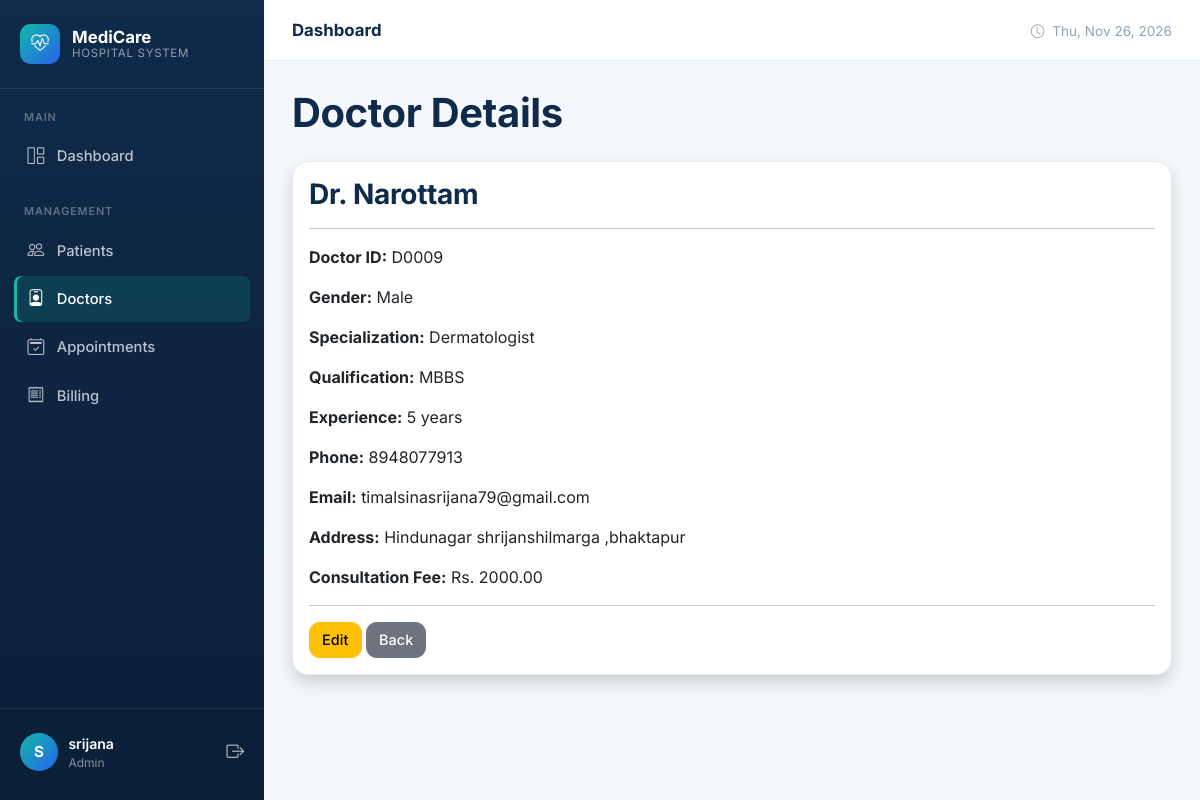
Page /doctors/9/ (signed in) on the committed database.
### hospital/models.py (models this page shows, shortened)
class Doctor(models.Model):
    SPECIALIZATION_CHOICES = [
        ('Cardiologist', 'Cardiologist'),
        ('Dermatologist', 'Dermatologist'),
        ('Neurologist', 'Neurologist'),
        ('Orthopedic', 'Orthopedic'),
        ('Pediatrician', 'Pediatrician'),
        ('Psychiatrist', 'Psychiatrist'),
        ('General Physician', 'General Physician'),
        ('Gynecologist', 'Gynecologist'),
        ('Dentist', 'Dentist'),
        ('Other', 'Other'),
    ]
    GENDER_CHOICES = [
        ('Male', 'Male'),
        ('Female', 'Female'),
        ('Other', 'Other'),
    ]
    user = models.OneToOneField(
        User,
        on_delete=models.CASCADE,
        null=True,
        blank=True,
        related_name='doctor_profile'
    )
    doctor_id = models.CharField(
        max_length=20,
        unique=True,
        blank=True
    )
    full_name = models.CharField(
        max_length=100
    )
    gender = models.CharField(
        max_length=10,
        choices=GENDER_CHOICES
    )
    specialization = models.CharField(
        max_length=50,
        choices=SPECIALIZATION_CHOICES
    )
    phone = models.CharField(
        max_length=15
    )
    email = models.EmailField(
        blank=True
    )
    address = models.TextField()
    qualification = models.CharField(
        max_length=100
    )
    experience = models.PositiveIntegerField()
    consultation_fee = models.DecimalField(
        max_digits=10,
        decimal_places=2,
        default=0,
        validators=[MinValueValidator(0)]
    )
    created_at = models.DateTimeField(
        auto_now_add=True
    )

### hospital/views.py (the view)
@login_required
def doctor_detail(request, id):
    doctor = get_object_or_404(Doctor, id=id)
    return render(
        request,
        'hospital/doctor_detail.html',
        {
            'doctor': doctor,
        }
    )

### hospital/templates/hospital/doctor_detail.html (shortened to what this page needs)
{% extends 'hospital/base.html' %}
{% block content %}
<h1 class="mb-4">Doctor Details</h1>
<div class="card shadow">
    <div class="card-body">
        <h3>Dr. {{ doctor.full_name }}</h3>
        <hr>
        <p>
            <strong>Doctor ID:</strong>
            {{ doctor.doctor_id }}
        </p>
        <p>
            <strong>Gender:</strong>
            {{ doctor.gender }}
        </p>
        <p>
            <strong>Specialization:</strong>
            {{ doctor.specialization }}
        </p>
        <p>
            <strong>Qualification:</strong>
            {{ doctor.qualification }}
        </p>
        <p>
            <strong>Experience:</strong>
            {{ doctor.experience }} years
        </p>
        <p>
            <strong>Phone:</strong>
            {{ doctor.phone }}
        </p>
        <p>
            <strong>Email:</strong>
            {{ doctor.email }}
        </p>
        <p>
            <strong>Address:</strong>
            {{ doctor.address }}
        </p>
        <p>
            <strong>Consultation Fee:</strong>
            Rs. {{ doctor.consultation_fee }}
        </p>
        <hr>
        <a
            href="{% url 'edit_doctor' doctor.id %}"
            class="btn btn-warning">
            Edit
        </a>
        <a
            href="{% url 'doctor_list' %}"
            class="btn btn-secondary">
            Back
        </a>
    </div>
</div>
{% endblock %}

### hospital/templates/hospital/base.html (shortened to what this page needs)
{% load static %}
<!DOCTYPE html>
<html lang="en">
<head>
    <link href="https://cdn.jsdelivr.net/npm/bootstrap@5.3.3/dist/css/bootstrap.min.css" rel="stylesheet">
    <link href="https://cdn.jsdelivr.net/npm/bootstrap-icons@1.11.3/font/bootstrap-icons.min.css" rel="stylesheet">
    <link href="{% static 'hospital/css/style.css' %}" rel="stylesheet">
</head>
<body>
{% if request.user.is_authenticated %}
<div class="app-wrapper">
    <aside class="sidebar" id="sidebar">
        <div class="sidebar-brand">
            <div class="brand-icon">
                <i class="bi bi-heart-pulse"></i>
            </div>
            <div class="brand-text">
                MediCare
                <small>Hospital System</small>
            </div>
        </div>
        <nav class="sidebar-nav">
            {% if request.user.profile.role == 'STAFF' or request.user.is_superuser %}
            <div class="nav-section">
                <div class="nav-section-title">Main</div>
                <a href="{% url 'staff_dashboard' %}" class="nav-link {% if request.resolver_match.url_name == 'staff_dashboard' or request.resolver_match.url_name == 'dashboard' %}active{% endif %}">
                    <i class="bi bi-grid-1x2"></i> Dashboard
                </a>
            </div>
            <div class="nav-section">
                <div class="nav-section-title">Management</div>
                <a href="{% url 'patient_list' %}" class="nav-link {% if 'patient' in request.resolver_match.url_name %}active{% endif %}">
                    <i class="bi bi-people"></i> Patients
                </a>
                <a href="{% url 'doctor_list' %}" class="nav-link {% if 'doctor' in request.resolver_match.url_name and 'dashboard' not in request.resolver_match.url_name %}active{% endif %}">
                    <i class="bi bi-person-badge"></i> Doctors
                </a>
                <a href="{% url 'appointment_departments' %}" class="nav-link {% if 'appointment' in request.resolver_match.url_name %}active{% endif %}">
                    <i class="bi bi-calendar2-check"></i> Appointments
                </a>
                <a href="{% url 'bill_list' %}" class="nav-link {% if 'bill' in request.resolver_match.url_name %}active{% endif %}">
                    <i class="bi bi-receipt"></i> Billing
                </a>
            </div>
            {% endif %}
        </nav>
        <div class="sidebar-footer">
            <div class="user-info">
                <div class="user-avatar">
                    {{ request.user.username|first|upper }}
                </div>
                <div class="user-meta">
                    <div class="name">{{ request.user.get_full_name|default:request.user.username }}</div>
                    <div class="role">
                        {% if request.user.profile.role == 'STAFF' %}Hospital Staff
                        {% elif request.user.profile.role == 'DOCTOR' %}Doctor
                        {% elif request.user.profile.role == 'PATIENT' %}Patient
                        {% else %}Admin{% endif %}
                    </div>
                </div>
                <a href="{% url 'logout' %}" class="text-white opacity-75" title="Logout" style="font-size:1.1rem;">
                    <i class="bi bi-box-arrow-right"></i>
                </a>
            </div>
        </div>
    </aside>
    <div class="main-content">
        <header class="topbar">
            <div class="d-flex align-items-center gap-3">
                <div class="topbar-title">{% block page_title %}Dashboard{% endblock %}</div>
            </div>
            <div class="topbar-actions">
                <span class="text-muted-2 d-none d-md-inline" style="font-size:0.85rem;">
                    <i class="bi bi-clock me-1"></i>
                    <span id="currentDate"></span>
                </span>
            </div>
        </header>
        <div class="content-area">
            {% block content %}{% endblock %}
        </div>
    </div>
</div>
{% else %}
{% block auth_content %}{% endblock %}
{% endif %}
</body>
</html>

### hospital/static/hospital/css/style.css (style rules this page uses)
:root { --hms-navy: #0f2a4a; --hms-navy-2: #16375e; --hms-blue: #2563eb; --hms-blue-dark: #1d4ed8; --hms-teal: #14b8a6; --hms-teal-dark: #0d9488; --hms-amber: #f59e0b; --hms-red: #ef4444; --hms-bg: #f4f7fb; --hms-card-bg: #ffffff; --hms-text: #1f2937; --hms-muted: #6b7a90; --hms-muted-2: #94a3b8; --hms-border: #e7ecf3; --radius-lg: 1rem; --radius-md: .65rem; --radius-sm: .45rem; --shadow-soft: 0 2px 10px rgba(15, 42, 74, 0.05); --shadow-card: 0 4px 20px rgba(15, 42, 74, 0.07); --shadow-hover: 0 10px 30px rgba(15, 42, 74, 0.12); --sidebar-w: 264px; }
* { box-sizing: border-box; }
html, body { height: 100%; }
body { background-color: var(--hms-bg); color: var(--hms-text); font-family: 'Inter', -apple-system, BlinkMacSystemFont, 'Segoe UI', sans-serif; -webkit-font-smoothing: antialiased; }
h1, h2, h3, h4, h5 { font-family: 'Inter', sans-serif; font-weight: 700; color: var(--hms-navy); letter-spacing: -0.01em; }
a { color: var(--hms-blue); text-decoration: none; }
.app-wrapper { display: flex; min-height: 100vh; }
.sidebar { width: var(--sidebar-w); flex-shrink: 0; background: linear-gradient(180deg, var(--hms-navy) 0%, #0a1f38 100%); color: #fff; display: flex; flex-direction: column; position: sticky; top: 0; height: 100vh; overflow-y: auto; z-index: 1040; }
.sidebar-brand { display: flex; align-items: center; gap: .75rem; padding: 1.5rem 1.25rem; border-bottom: 1px solid rgba(255,255,255,.08); }
.sidebar-brand .brand-icon { width: 40px; height: 40px; border-radius: var(--radius-md); background: linear-gradient(135deg, var(--hms-teal), var(--hms-blue)); display: flex; align-items: center; justify-content: center; font-size: 1.1rem; color: #fff; flex-shrink: 0; }
.sidebar-brand .brand-text { font-weight: 700; font-size: 1.05rem; color: #fff; line-height: 1.2; }
.sidebar-brand .brand-text small { display: block; font-weight: 400; font-size: .72rem; color: rgba(255,255,255,.55); text-transform: uppercase; letter-spacing: .06em; }
.sidebar-nav { flex: 1; padding: 1.25rem .9rem; }
.nav-section { margin-bottom: 1.5rem; }
.nav-section-title { font-size: .68rem; font-weight: 600; text-transform: uppercase; letter-spacing: .08em; color: rgba(255,255,255,.35); padding: 0 .6rem; margin-bottom: .5rem; }
.sidebar-nav .nav-link { display: flex; align-items: center; gap: .7rem; padding: .65rem .75rem; border-radius: var(--radius-sm); color: rgba(255,255,255,.72); font-weight: 500; font-size: .92rem; margin-bottom: .15rem; transition: background .15s ease, color .15s ease; }
.sidebar-nav .nav-link i { font-size: 1.05rem; width: 1.2rem; text-align: center; }
.sidebar-nav .nav-link.active { background: rgba(20, 184, 166, .16); color: #fff; box-shadow: inset 3px 0 0 var(--hms-teal); }
.sidebar-footer { padding: 1rem .9rem 1.25rem; border-top: 1px solid rgba(255,255,255,.08); }
.user-info { display: flex; align-items: center; gap: .65rem; padding: .5rem .35rem; }
.user-avatar { width: 38px; height: 38px; border-radius: 50%; background: linear-gradient(135deg, var(--hms-teal), var(--hms-blue)); color: #fff; display: flex; align-items: center; justify-content: center; font-weight: 700; font-size: .95rem; flex-shrink: 0; }
.user-meta { flex: 1; min-width: 0; }
.user-meta .name { color: #fff; font-weight: 600; font-size: .88rem; white-space: nowrap; overflow: hidden; text-overflow: ellipsis; }
.user-meta .role { color: rgba(255,255,255,.5); font-size: .75rem; }
.main-content { flex: 1; min-width: 0; display: flex; flex-direction: column; }
.topbar { display: flex; align-items: center; justify-content: space-between; padding: 1.1rem 1.75rem; background: var(--hms-card-bg); border-bottom: 1px solid var(--hms-border); position: sticky; top: 0; z-index: 1020; }
.topbar-title { font-weight: 700; font-size: 1.05rem; color: var(--hms-navy); }
.text-muted-2 { color: var(--hms-muted-2); }
.content-area { padding: 1.75rem; flex: 1; }
.card { border: 1px solid var(--hms-border); border-radius: var(--radius-lg); background-color: var(--hms-card-bg); }
.btn { border-radius: var(--radius-md); font-weight: 500; letter-spacing: .1px; font-size: .9rem; }

### rows in the picture
Doctor: full_name "Narottam", doctor_id "D0009", gender "Male", specialization "Dermatologist", qualification "MBBS", experience "5", phone "8948077913", email "timalsinasrijana79@gmail.com", address "Hindunagar shrijanshilmarga ,bhaktapur", consultation_fee "2000.00"

### other values in the picture
{{ request.user.username|first|upper }} "S"
{{ request.user.get_full_name|default:request.user.username }} "srijana"
